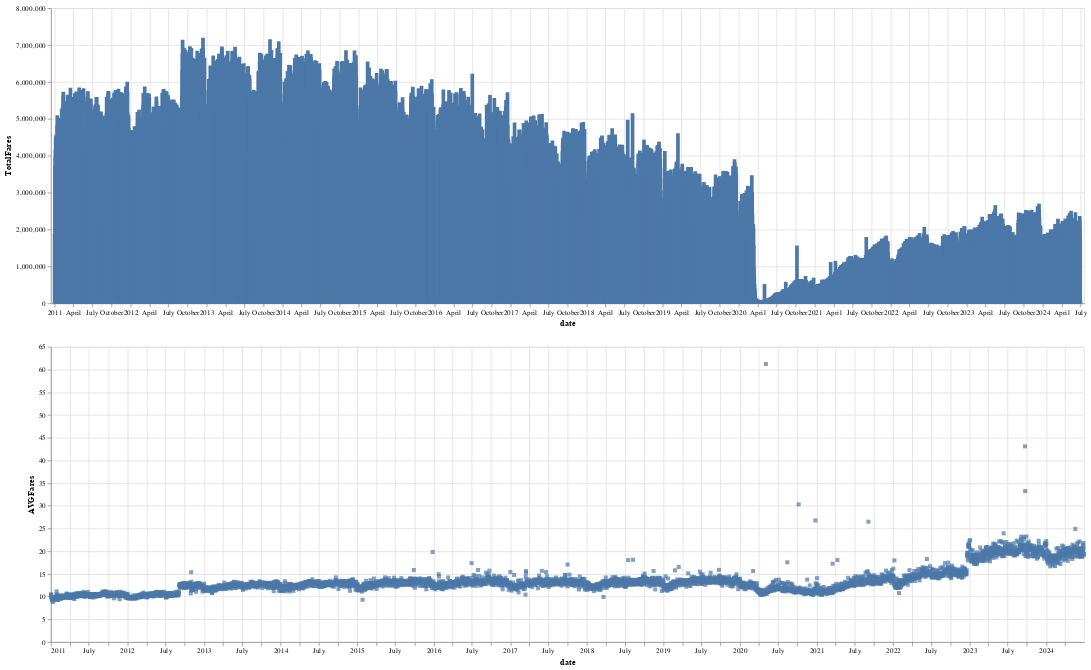

Notebook code cell kept with this figure:
### Code cell
import altair as alt
brush = alt.selection_interval()
details = alt.Chart(data).mark_bar().encode(alt.X('date:T'),  alt.Y('TotalFares:Q'), tooltip=[alt.Tooltip('date:T',format='%Y-%m-%d %H'),'TotalFares:Q']
).properties( width=1400,  height=400 ).add_params( brush)

summary = alt.Chart(data).mark_square().encode( alt.X('date:T'), alt.Y('AVGFares:Q'), tooltip=['AVGFares:Q'] ).properties(  width=1400,  height=400).transform_filter( brush)
details & summary

### Figure 1 — Vega-Lite specification as saved in the notebook (floating-point values rounded to 4 significant figures; data arrays with more than 128 entries replaced by an {"elided": "..."} marker saying what was removed)
{"config": {"view": {"continuousWidth": 300, "continuousHeight": 300}}, "vconcat": [{"mark": {"type": "bar"}, "encoding": {"tooltip": [{"field": "date", "format": "%Y-%m-%d %H", "type": "temporal"}, {"field": "TotalFares", "type": "quantitative"}], "x": {"field": "date", "type": "temporal"}, "y": {"field": "TotalFares", "type": "quantitative"}}, "height": 400, "name": "view_2", "width": 1400}, {"mark": {"type": "square"}, "encoding": {"tooltip": [{"field": "AVGFares", "type": "quantitative"}], "x": {"field": "date", "type": "temporal"}, "y": {"field": "AVGFares", "type": "quantitative"}}, "height": 400, "transform": [{"filter": {"param": "param_2"}}], "width": 1400}], "data": {"name": "data-8915e9fbd918c20192ba220732ed2c7f"}, "params": [{"name": "param_2", "select": {"type": "interval"}, "views": ["view_2"]}], "$schema": "https://vega.github.io/schema/vega-lite/v5.20.1.json", "datasets": {"data-8915e9fbd918c20192ba220732ed2c7f": {"elided": "4930 records"}}}
